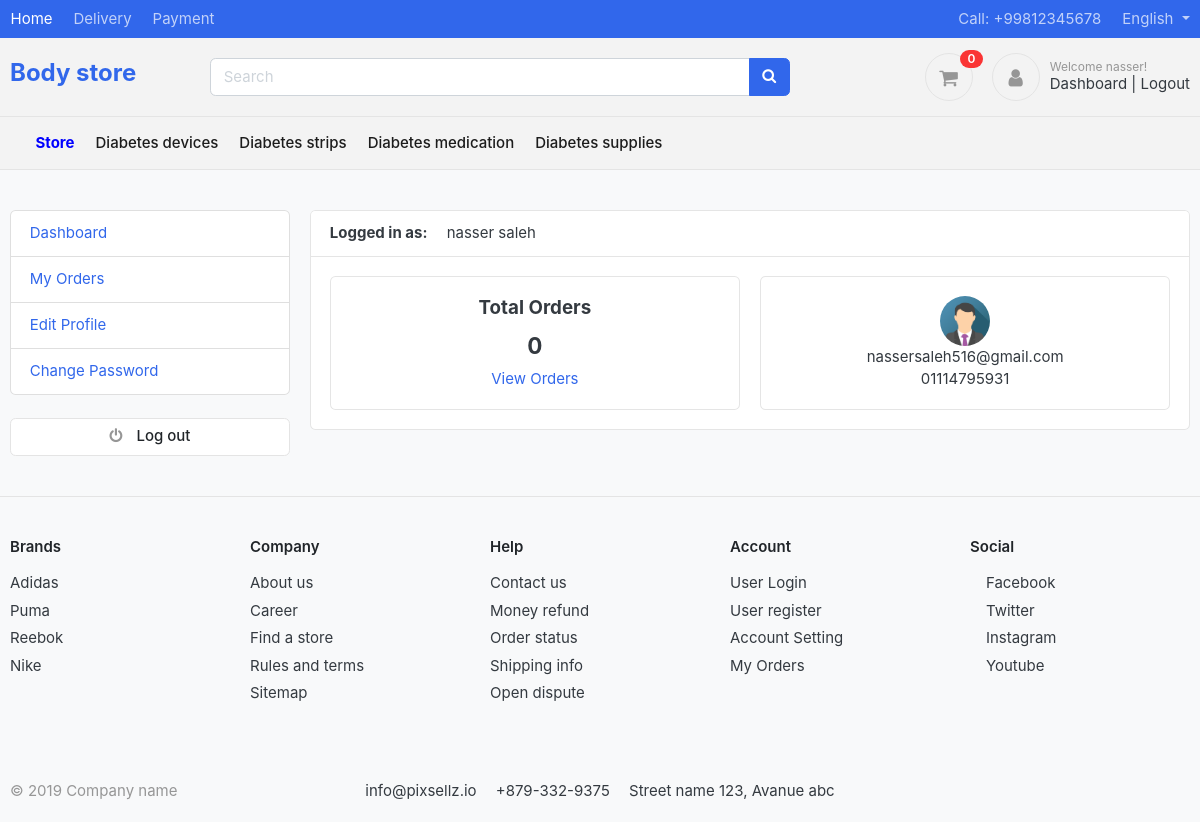
Screenshot of /accounts/dashboard/ (signed in) with the database file from the repository.
### accounts/models.py (models this page shows, shortened)
class Account(AbstractBaseUser):
    first_name      = models.CharField(max_length=50)
    last_name       = models.CharField(max_length=50)
    username        = models.CharField(max_length=50, unique=True)
    email           = models.EmailField(max_length=100, unique=True)
    phone_number    = models.CharField(max_length=50)
    date_joined     = models.DateTimeField(auto_now_add=True)
    last_login      = models.DateTimeField(auto_now_add=True)
    is_admin        = models.BooleanField(default=False)
    is_staff        = models.BooleanField(default=False)
    is_active       = models.BooleanField(default=False)
    is_superadmin   = models.BooleanField(default=False)
    is_superuser   = models.BooleanField(default=False)
    USERNAME_FIELD = 'email'
    REQUIRED_FIELDS = ['username', 'first_name', 'last_name']
    objects = MyAccountManager()
    def full_name(self):
        return f'{self.first_name} {self.last_name}'

class UserProfile(models.Model):
    user = models.OneToOneField(Account, on_delete=models.CASCADE)
    address_line_1 = models.CharField(blank=True, max_length=100)
    address_line_2 = models.CharField(blank=True, max_length=100)
    profile_picture = models.ImageField(blank=True, upload_to='userprofile')
    city = models.CharField(blank=True, max_length=20)
    state = models.CharField(blank=True, max_length=20)
    country = models.CharField(blank=True, max_length=20)

### category/models.py (models this page shows, shortened)
class Category(models.Model):
    category_name=models.CharField(max_length=50 , unique=True)
    slug = models.SlugField(max_length=50,allow_unicode=True, unique=True)
    description = models.TextField(max_length=300 , blank=True)
    cat_image =models.ImageField (upload_to= 'photos/categories', blank=True)
    class Meta:
        verbose_name ='Category'
        verbose_name_plural ='Categories'
    def get_url(self):
            return reverse('products_by_category', args=[self.slug])

### accounts/views.py (the view)
# urls.py: path('dashboard/', views.dashboard, name='dashboard'),
@login_required(login_url = 'login')
def dashboard(request):
    orders = Order.objects.order_by('-created_at').filter(user_id=request.user.id, is_ordered=True)
    orders_count = orders.count()
    userprofile = UserProfile.objects.get(user_id=request.user.id)
    context = {
        'orders_count': orders_count,
        'userprofile': userprofile,
    }
    return render(request, 'accounts/dashboard.html', context)

### brands/context_processors.py (called while the page is built)
def menu_links(request):
    link = Brand.objects.all()
    return dict(link=link)

### carts/context_processors.py (called while the page is built)
def counter(request):
    cart_count = 0
    if 'admin' in request.path:
        return {}
    else:
        try:
            cart = Cart.objects.filter(cart_id=_cart_id(request))
            if request.user.is_authenticated:
                cart_items = CartItem.objects.all().filter(user=request.user)
            else:
                cart_items = CartItem.objects.all().filter(cart=cart[:1])
            for cart_item in cart_items:
                cart_count += cart_item.quantity
        except Cart.DoesNotExist:
            cart_count = 0
    return dict(cart_count=cart_count)

### carts/views.py (called while the page is built)
def _cart_id(request):
    cart = request.session.session_key
    if not cart :
       cart = request.session.create()
    return cart

### category/context_processors.py (called while the page is built)
def menu_links(request):
    links = Category.objects.all()
    return dict(links=links)

### templates/accounts/dashboard.html (shortened to what this page needs)
{% extends 'base.html' %}
{% block content %}
<section class="section-conten padding-y bg">
<div class="container">
	<div class="row">
	{% include 'includes/dashboard_sidebar.html' %}
	<main class="col-md-9">
		<article class="card">
		<header class="card-header">
			<strong class="d-inline-block mr-3">Logged in as:</strong>
			<span>{{user.full_name}}</span>
		</header>
		<div class="card-body">
			<div class="row">
			<div class="col-md-6">
				<div class="card" style="text-align:center;">
					<div class="card-body">
						<h5 class="card-title">Total Orders</h5>
						<h4>{{orders_count}}</h4>
						<a href="{% url 'my_orders' %}">View Orders</a>
					</div>
				</div>
			</div>
			<div class="col-md-6">
				<div class="card" style="text-align:center;">
					<div class="card-body">
						<img src="{{userprofile.profile_picture.url}}" alt="User Profile Picture" width="50" height="50" style="border-radius:50%;">
						<p class="mb-0">{{user.email}}</p>
						<p>{{user.phone_number}}</p>
					</div>
				</div>
			</div>
			</div>
		</div>
		</article>
	</main>
</div>
</div>
</section>
{% endblock %}

### templates/includes/navbar.html (shortened to what this page needs)
{% load static %}
<header class="section-header">
  <nav class="navbar navbar-dark navbar-expand p-0 bg-primary">
  <div class="container">
      <ul class="navbar-nav d-none d-md-flex mr-auto">
      <li class="nav-item"><a class="nav-link" href="#">Home</a></li>
      <li class="nav-item"><a class="nav-link" href="#">Delivery</a></li>
      <li class="nav-item"><a class="nav-link" href="#">Payment</a></li>
      </ul>
      <ul class="navbar-nav">
      <li  class="nav-item"><a href="#" class="nav-link"> Call: +99812345678 </a></li>
      <li class="nav-item dropdown">
         <a href="#" class="nav-link dropdown-toggle" data-toggle="dropdown"> English </a>
      </li>
    </ul>
    </div>
  </nav>
  <section class="header-main border-bottom">
    <div class="container">
  <div class="row align-items-center">
    <div class="col-lg-2 col-6">
      <a href="{% url 'home'%}" class="brand-wrap">
        <h6 style="font-size:x-large;">Body store</h6>
      </a>
    </div>
    <div class="col-lg-6 col-12 col-sm-12">
      <form action="{% url 'search' %}" class="search" method='GET'>
        <div class="input-group w-100">
            <input type="text" class="form-control" style="width:60%;" placeholder="Search" name="keyword" required>
            <div class="input-group-append">
              <button class="btn btn-primary" type="submit">
                <i class="fa fa-search"></i>
              </button>
            </div>
          </div>
      </form>
    </div>
    <div class="col-lg-4 col-sm-6 col-12">
      <div class="widgets-wrap float-lg-right">
        <div class="widget-header  mr-3">
          <a href="{% url 'cart' %}" class="widget-header pl-3 ml-3">
            <div class="icon icon-sm rounded-circle border"><i class="fa fa-shopping-cart"></i></div>
            <span class="badge badge-pill badge-danger notify">{{cart_count}}</span>
        </a>
        </div>
        <div class="widget-header icontext">
          <a href="#" class="icon icon-sm rounded-circle border"><i class="fa fa-user"></i></a>
          <div class="text">
            <div>
              {% if user.id is None %}
              <div class="widget-header">
                <small class="title text-muted">Welcome guest!</small>
                <div>
                  <a href="{% url 'login' %}">Sign in</a> <span class="dark-transp"> | </span>
                  <a href="{% url 'register' %}"> Register</a>
                </div>
              </div>
              {% else %}
              <div class="widget-header">
                <small class="title text-muted">Welcome {{user.first_name}}!</small>
                <div>
                  <a href="{% url 'dashboard' %}">Dashboard</a> <span class="dark-transp"> | </span>
                  <a href="{% url 'logout' %}"> Logout</a>
                </div>
              </div>
              {% endif %}
            </div>
          </div>
        </div>
      </div>
    </div>
  </div>
    </div>
  </section>
  </header>
  <nav class="navbar navbar-main navbar-expand-lg navbar-light border-bottom">
    <div class="container">
      <div class="collapse navbar-collapse" id="main_nav">
        <ul class="navbar-nav">
          <li class="nav-item">
            <a href="{% url 'store'%}"  style="color:blue;font-weight: bold;" class="nav-link" >Store</a>
          </li>
          {% for category in links %}
          <li class="nav-item">
            <a class="nav-link" href="{{ category.get_url }}">{{ category.category_name }}</a>
          </li>
           {% endfor %}
        </ul>
      </div>
    </div>
  </nav>

### greatKart/static/assets/css/ui.css (style rules this page uses)
html { font-family: "Inter", sans-serif; font-size: 15px; }
.icon-xs, .icon-sm, .icon-md, .icon-lg { display: inline-block; text-align: center; flex-shrink: 0; flex-grow: 0; }
.icon-sm { width: 48px; height: 48px; line-height: 48px !important; font-size: 20px; }
.padding-y { padding-top: 40px; padding-bottom: 40px; }
article:after, .form-group:after { display: block; clear: both; content: ""; }
.bg { background-color: #f8f9fa; }
p:last-child { margin-bottom: 0; }
.header-main { position: relative; padding-top: 1rem; padding-bottom: 1rem; }
.navbar-main .nav-link { font-weight: 500; color: #1c1c1c; }
.widget-header { display: inline-block; vertical-align: middle; position: relative; }
.widget-header a { color: #343a40; }
.widget-header i { color: #969696; }
.widget-header .title { display: block; }
.widget-header .notify { position: absolute; top: -3px; right: -10px; }
.icontext { display: inline-flex; align-items: center; vertical-align: middle; }
.icontext .text { width: 100%; line-height: 1.2; }
.icontext .icon { position: relative; margin-right: 10px; flex-shrink: 0; flex-grow: 0; }
.icontext .title { display: block; margin-bottom: 0; }
.notify { position: absolute; top: -4px; right: -10px; display: inline-block; padding: 0.25em 0.6em; font-size: 12px; line-height: 1; text-align: center; border-radius: 3rem; color: #fff; background-color: #fa3434; }

### rows the page displays
Account: first_name "nasser", full_name "nasser saleh", email "nassersaleh516@gmail.com", phone_number "01114795931"
Category: category_name "Diabetes devices"
Category: category_name "Diabetes strips"
Category: category_name "Diabetes medication"
Category: category_name "Diabetes supplies"
UserProfile: profile_picture (placeholder picture)

### other values shown
{{ cart_count }} "0"
{{ orders_count }} "0"
